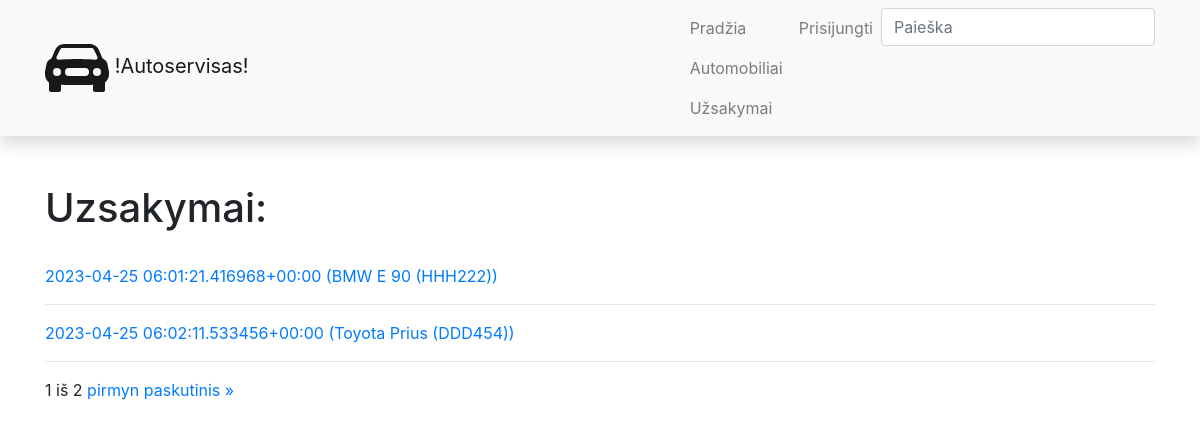
Page /autoservisas/orders/ on the committed database.
### autoservisas/models.py (models this page shows, shortened)
class Uzsakymas(models.Model):
    data = models.DateTimeField(verbose_name='Data ir laikas', auto_now_add=True)
    automobilis = models.ForeignKey(to='Automobilis', verbose_name='Automobilis', on_delete=models.SET_NULL, null=True)
    LOAN_STATUS = (
        ('p', 'Patvirtinta'),
        ('v', 'Vykdoma'),
        ('a', 'Atsaukta'),
        ('t', 'Tvirtinama'),
        ('i', 'Ivykdyta'),
    )
    status = models.CharField(verbose_name="Busena", max_length=1, choices=LOAN_STATUS, blank=True, default='t')
    def __str__(self):
        return f'{self.data} ({self.automobilis})'
    class Meta:
        verbose_name = "Uzsakymas"
        verbose_name_plural = "Uzsakymai"

class Automobilis(models.Model):
    valstybinis_nr = models.CharField(verbose_name='Valstybinis numeris', max_length=6)
    vin = models.CharField(verbose_name='VIN kodas', max_length=17)
    kliento_vardas = models.CharField(verbose_name='Savininkas', max_length=50)
    automobilio_modelis = models.ForeignKey(to='AutomobilioModelis', verbose_name='Automobilio modelis', on_delete=models.SET_NULL, null=True)
    photo = models.ImageField(verbose_name="Nuotrauka", upload_to='vehicles', null=True, blank=True) #arba tik blank=True
    def __str__(self):
        return f'{self.automobilio_modelis} ({self.valstybinis_nr})'
    class Meta:
        verbose_name = "Automobilis"
        verbose_name_plural = "Automobiliai"

class AutomobilioModelis(models.Model):
    marke = models.CharField(verbose_name='Gamintojas', max_length=50)
    modelis = models.CharField(verbose_name='Modelis', max_length=50)
    def __str__(self):
        return f'{self.marke} {self.modelis}'
    class Meta:
        verbose_name = "Automobilio modelis"
        verbose_name_plural = "Automobilio modeliai"

### autoservisas/views.py (the view)
# urls.py: path('orders/', views.OrderListView.as_view(), name='orders'),
class OrderListView(generic.ListView):
    model = Uzsakymas
    template_name = 'orders.html'
    context_object_name = 'orders'
    paginate_by = 2

### autoservisas/templates/orders.html (shortened to what this page needs)
{% extends 'base.html'%}
{% block content %}
<h1>Uzsakymai:</h1>
<br>
{% for order in orders %}
<a href="{{ order.pk }}">
    <p>{{ order }}</p>
</a>
<hr>
{% endfor %}
<div class="pagination">
    <span class="step-links">
        <span class="current">
            {{ page_obj.number }} iš {{ page_obj.paginator.num_pages }}
        </span>
        {% if page_obj.has_next %}
            <a href="?page={{ page_obj.next_page_number }}">pirmyn</a>
            <a href="?page={{ page_obj.paginator.num_pages }}">paskutinis &raquo;</a>
        {% endif %}
    </span>
</div>
{% endblock %}

### rows in the picture
Uzsakymas: data+automobilis "2023-04-25 06:01:21.416968+00:00 (BMW E 90 (HHH222))"
Uzsakymas: data+automobilis "2023-04-25 06:02:11.533456+00:00 (Toyota Prius (DDD454))"

### other values in the picture
{{ page_obj.number }} "1"
{{ page_obj.paginator.num_pages }} "2"
